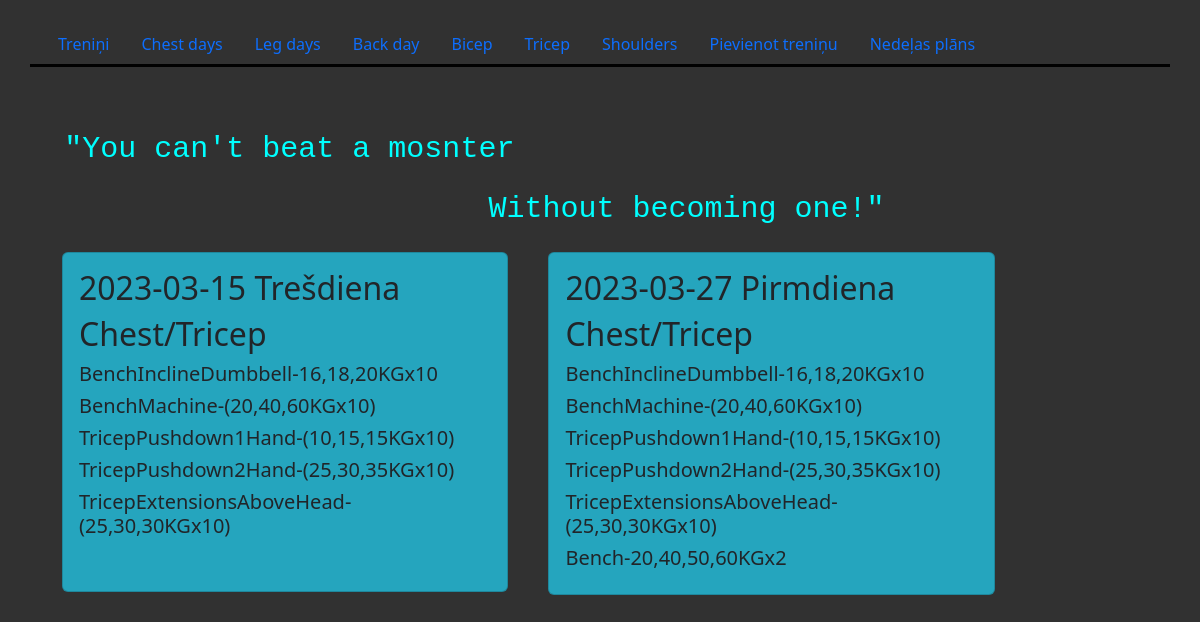
Screenshot of /chest with the database file from the repository.
### tables this page shows
CREATE TABLE "trenini" (
	"trenina_ID"	TEXT NOT NULL,
	"Datums"	TEXT NOT NULL,
	"Diena"	TEXT NOT NULL,
	"Muskulu_grupa"	TEXT NOT NULL,
	"Vingrinajums_1"	TEXT,
	"Vingrinajums_2"	TEXT,
	"Vingrinajums_3"	TEXT,
	"Vingrinajums_4"	TEXT,
	"Vingrinajums_5"	TEXT,
	"Vingrinajums_6"	TEXT,
	"Vingrinajums_7"	TEXT
);

### app.py (the view)
@app.route("/chest")
def show_chest():
    res = cur.execute("SELECT * FROM trenini")
    trenini = res.fetchall()
    return render_template("chest.html", data = trenini)

### templates/chest.html
{% extends "layout.html" %}
{% block quote %}
<code style="float: left; color: aqua; font: Courier New; font-size: 30px; margin-top:60px; margin-left: 2%;">"You can't beat a mosnter</code>
<code style="float: left; color: aqua; font: Courier New; font-size: 30px; margin-top: 15px; margin-left: 40%;">Without becoming one!"</code>
{% endblock %}
{% block content %}
{% for trenins in data %}
    {% if "Chest" in trenins[3] %}
        <div class="card" style="background-color: #25a5be ;  width:40% ;margin:20px; float: left; min-height: 340px;">
            <div class="card-body">
                <h2 class="card-title">{{ trenins[1] }} {{ trenins[2] }}</h2>
                <h2 class="card-title"> {{ trenins[3] }} </h2>
                    {% for i in range(4,11) %}
                        <h5 class="card-text">{{ trenins[i] }}<h5>
                    {% endfor %}
            </div>
        </div>
        {% endif %}
{% endfor %}
{% endblock %}

### rows the page displays
trenini: Datums "2023-03-15", Diena "Trešdiena", Muskulu_grupa "Chest/Tricep", Vingrinajums_1 "BenchInclineDumbbell-16,18,20KGx10" "BenchMachine-(20,40,60KGx10)" "TricepPushdown1Hand-(10,15,15KGx10)" "TricepPushdown2Hand-(25,30,35KGx10)" "TricepExtensionsAboveHead-(25,30,30KGx10)"
trenini: Datums "2023-03-27", Diena "Pirmdiena", Muskulu_grupa "Chest/Tricep", Vingrinajums_1 "BenchInclineDumbbell-16,18,20KGx10" "BenchMachine-(20,40,60KGx10)" "TricepPushdown1Hand-(10,15,15KGx10)" "TricepPushdown2Hand-(25,30,35KGx10)" "TricepExtensionsAboveHead-(25,30,30KGx10)" "Bench-20,40,50,60KGx2"
